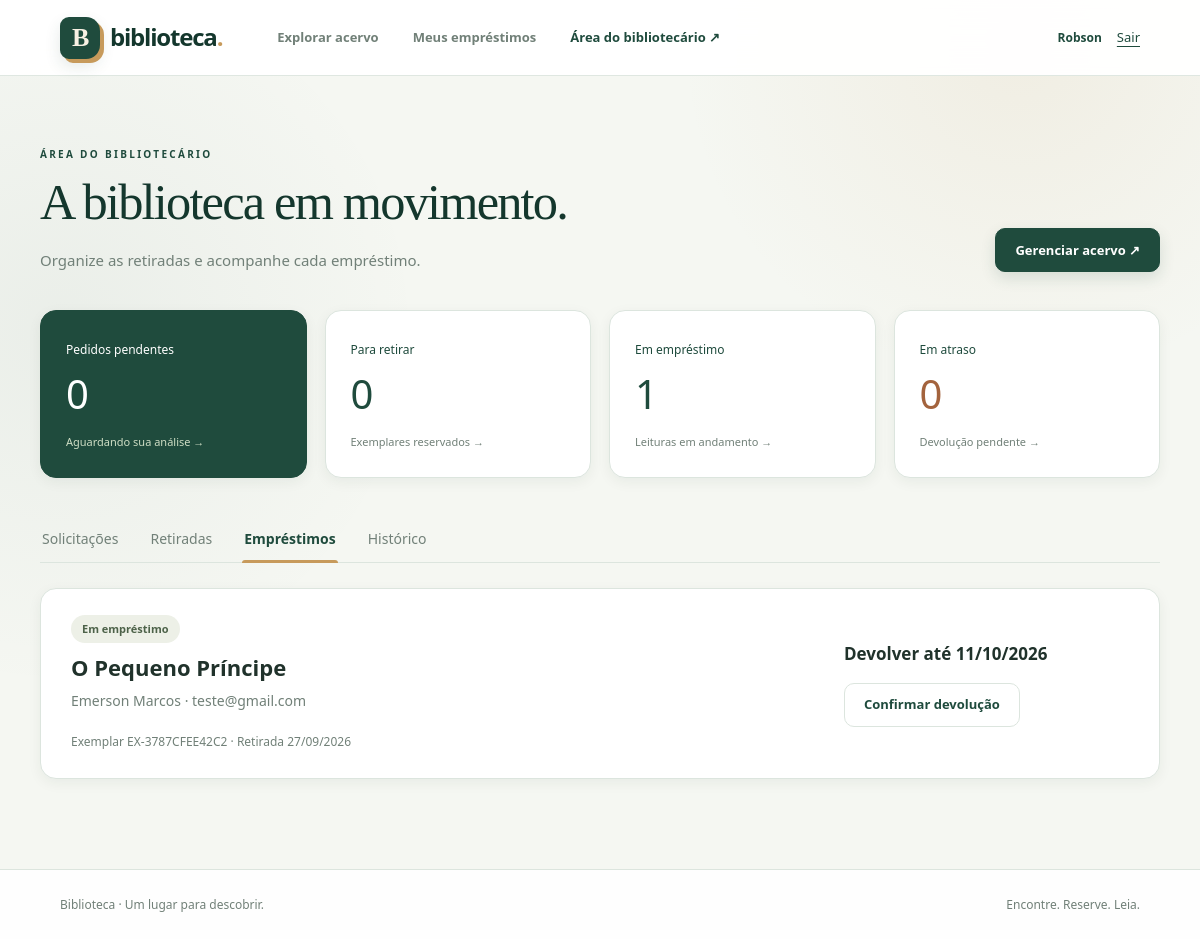
The page /livro/gestao/?aba=emprestimos (signed in) on the database its author committed.
### livro/models.py (models this page shows, shortened)
class Emprestimo(models.Model):
    solicitacao = models.OneToOneField(
        Solicitacao,
        on_delete=models.PROTECT,
        related_name="emprestimo",
    )
    exemplar = models.ForeignKey(Exemplar, on_delete=models.PROTECT)
    leitor = models.ForeignKey(
        settings.AUTH_USER_MODEL,
        on_delete=models.PROTECT,
    )
    retirada_em = models.DateTimeField(default=timezone.now)
    prazo = models.DateField("Prazo de devolução")
    devolvido_em = models.DateTimeField(null=True, blank=True)
    registrado_por = models.ForeignKey(
        settings.AUTH_USER_MODEL,
        on_delete=models.PROTECT,
        related_name="emprestimos_registrados",
    )
    class Meta:
        ordering = ["prazo", "pk"]
        constraints = [
            models.UniqueConstraint(
                fields=["exemplar"],
                condition=Q(devolvido_em__isnull=True),
                name="emprestimo_ativo_unico_por_exemplar",
            ),
        ]
    @property
    def atrasado(self):
        ainda_nao_devolvido = self.devolvido_em is None
        prazo_ja_passou = self.prazo < timezone.localdate()
        return ainda_nao_devolvido and prazo_ja_passou

class Exemplar(models.Model):
    class Status(models.TextChoices):
        DISPONIVEL = "disponivel", "Disponível"
        RESERVADO = "reservado", "Reservado"
        EMPRESTADO = "emprestado", "Emprestado"
        INDISPONIVEL = "indisponivel", "Indisponível"
    livro = models.ForeignKey(
        Livro,
        related_name="exemplares",
        on_delete=models.PROTECT,
    )
    codigo = models.CharField("Código do exemplar", max_length=50, unique=True)
    status = models.CharField(
        max_length=15,
        choices=Status.choices,
        default=Status.DISPONIVEL,
    )
    class Meta:
        ordering = ["codigo"]

class Livro(models.Model):
    nome = models.CharField("Título", max_length=200)
    autor = models.CharField("Autor", max_length=150)
    co_autor = models.CharField("Coautor", max_length=150, blank=True)
    sinopse = models.TextField("Sinopse", blank=True)
    categorias = models.ManyToManyField(
        Categoria,
        related_name="livros",
        verbose_name="Categorias",
        help_text="Selecione de 1 a 3 categorias.",
    )
    cadastrado_por = models.ForeignKey(
        settings.AUTH_USER_MODEL,
        on_delete=models.PROTECT,
    )
    criado_em = models.DateTimeField(auto_now_add=True)
    ativo = models.BooleanField("Visível no catálogo", default=True)
    class Meta:
        ordering = ["nome", "pk"]

### livro/views.py (the view)
# urls.py: path("gestao/", views.mostrar_painel_bibliotecario, name="painel_bibliotecario"),
@login_required
@permission_required("livro.gerenciar_circulacao", raise_exception=True)
def mostrar_painel_bibliotecario(request):
    solicitacoes = Solicitacao.objects.select_related("livro", "leitor", "exemplar")
    emprestimos_ativos = Emprestimo.objects.filter(devolvido_em__isnull=True)
    emprestimos_ativos = emprestimos_ativos.select_related("exemplar__livro", "leitor")
    pedidos_pendentes = solicitacoes.filter(status=Solicitacao.Status.PENDENTE)
    pedidos_aprovados = solicitacoes.filter(status=Solicitacao.Status.APROVADA)
    emprestimos_atrasados = emprestimos_ativos.filter(prazo__lt=timezone.localdate())
    aba_escolhida = request.GET.get("aba", "pendentes")
    abas_permitidas = ["pendentes", "retiradas", "emprestimos", "historico"]
    if aba_escolhida not in abas_permitidas:
        aba_escolhida = "pendentes"
    if aba_escolhida == "pendentes":
        registros = pedidos_pendentes.order_by("criada_em", "id")
    elif aba_escolhida == "retiradas":
        registros = pedidos_aprovados.order_by("criada_em", "id")
    elif aba_escolhida == "emprestimos":
        registros = emprestimos_ativos
        if request.GET.get("atrasados"):
            registros = emprestimos_atrasados
    else:
        registros = solicitacoes.exclude(
            status__in=emprestimos.STATUS_COM_PEDIDO_ABERTO,
        ).select_related("emprestimo")
    paginador = Paginator(registros, 20)
    pagina = paginador.get_page(request.GET.get("page"))
    prazo_sugerido = timezone.localdate() + timedelta(days=14)
    dados_da_pagina = {
        "aba": aba_escolhida,
        "registros": pagina,
        "pendentes": pedidos_pendentes.count(),
        "retiradas": pedidos_aprovados.count(),
        "ativos": emprestimos_ativos.count(),
        "atrasados": emprestimos_atrasados.count(),
        "prazo_padrao": prazo_sugerido.isoformat(),
    }
    return render(request, "livro/painel.html", dados_da_pagina)

### templates/livro/painel.html (shortened to what this page needs)
{% extends 'base.html' %}
{% block conteudo %}
<section class="page-heading">
  <div>
    <span class="eyebrow">
      ÁREA DO BIBLIOTECÁRIO
    </span>
    <h1>
      A biblioteca em movimento.
    </h1>
    <p>
      Organize as retiradas e acompanhe cada empréstimo.
    </p>
  </div>
  <a
    class="button"
    href="{% url 'acervo' %}"
  >
    Gerenciar acervo ↗
  </a>
</section>
<div class="stats">
  <a href="?aba=pendentes">
    <span>
      Pedidos pendentes
    </span>
    <strong>
      {{ pendentes }}
    </strong>
    <small>
      Aguardando sua análise →
    </small>
  </a>
  <a href="?aba=retiradas">
    <span>
      Para retirar
    </span>
    <strong>
      {{ retiradas }}
    </strong>
    <small>
      Exemplares reservados →
    </small>
  </a>
  <a href="?aba=emprestimos">
    <span>
      Em empréstimo
    </span>
    <strong>
      {{ ativos }}
    </strong>
    <small>
      Leituras em andamento →
    </small>
  </a>
  <a
    href="?aba=emprestimos&atrasados=1"
    class="warning-stat"
  >
    <span>
      Em atraso
    </span>
    <strong>
      {{ atrasados }}
    </strong>
    <small>
      Devolução pendente →
    </small>
  </a>
</div>
<nav
  class="tabs"
  aria-label="Etapas dos empréstimos"
>
  <a
    class="{% if aba == 'pendentes' %}selected{% endif %}"
    href="?aba=pendentes"
  >
    Solicitações
  </a>
  <a
    class="{% if aba == 'retiradas' %}selected{% endif %}"
    href="?aba=retiradas"
  >
    Retiradas
  </a>
  <a
    class="{% if aba == 'emprestimos' %}selected{% endif %}"
    href="?aba=emprestimos"
  >
    Empréstimos
  </a>
  <a
    class="{% if aba == 'historico' %}selected{% endif %}"
    href="?aba=historico"
  >
    Histórico
  </a>
</nav>
<div class="request-list">
  {% for registro in registros %}
    <article class="request-card">
      {% if aba == 'emprestimos' %}
        <div class="request-main">
          <span class="badge {% if registro.atrasado %}late{% endif %}">
            {% if registro.atrasado %}
              Em atraso
            {% else %}
              Em empréstimo
            {% endif %}
          </span>
          <h2>
            {{ registro.exemplar.livro.nome }}
          </h2>
          <p>
            {{ registro.leitor.first_name }}
            ·
            {{ registro.leitor.email }}
          </p>
          <small>
            Exemplar {{ registro.exemplar.codigo }}
            ·
            Retirada {{ registro.retirada_em|date:"d/m/Y" }}
          </small>
        </div>
        <div class="request-status">
          <h3>
            Devolver até
            {{ registro.prazo|date:"d/m/Y" }}
          </h3>
          <form
            method="post"
            action="{% url 'devolver' registro.pk %}"
          >
            <button
              class="button secondary"
              type="submit"
            >
              Confirmar devolução
            </button>
          </form>
        </div>
      {% endif %}
    </article>
  {% endfor %}
</div>
{% endblock %}

### templates/base.html (shortened to what this page needs)
{% load static %}
<!doctype html>
<html lang="pt-BR">
<head>
  <link rel="stylesheet" href="{% static 'app.css' %}">
</head>
<body>
<header class="topbar">
  <a class="brand" href="{% url 'inicio' %}"><span class="brand-icon" aria-hidden="true">B</span> biblioteca<span class="brand-dot">.</span></a>
  {% if user.is_authenticated %}
  <nav aria-label="Menu principal">
    <a href="{% url 'catalogo' %}">Explorar acervo</a>
    <a href="{% url 'meus_emprestimos' %}">Meus empréstimos</a>
    {% if perms.livro.gerenciar_circulacao %}<a class="staff-link" href="{% url 'painel_bibliotecario' %}">Área do bibliotecário ↗</a>{% endif %}
  </nav>
  <div class="account"><span>{{ user.first_name|default:user.username }}</span>
    <form method="post" action="{% url 'sair' %}">{% csrf_token %}<button class="text-button" type="submit">Sair</button></form>
  </div>
  {% else %}
  <span class="top-note">Histórias que passam de mão em mão.</span>
  {% endif %}
</header>
<main id="conteudo">
  {% block conteudo %}{% endblock %}
</main>
<footer><span>Biblioteca · Um lugar para descobrir.</span><span>Encontre. Reserve. Leia.</span></footer>
</body>
</html>

### rows shown on the page
Emprestimo: shows "Em empréstimo", exemplar.livro.nome "O Pequeno Príncipe", leitor.first_name "Emerson Marcos", leitor.email "teste@gmail.com", exemplar.codigo "EX-3787CFEE42C2", retirada_em "27/09/2026", prazo "11/10/2026"

### other values the page prints
{{ user.first_name|default:user.username }} "Robson"
{{ pendentes }} "0"
{{ retiradas }} "0"
{{ ativos }} "1"
{{ atrasados }} "0"
